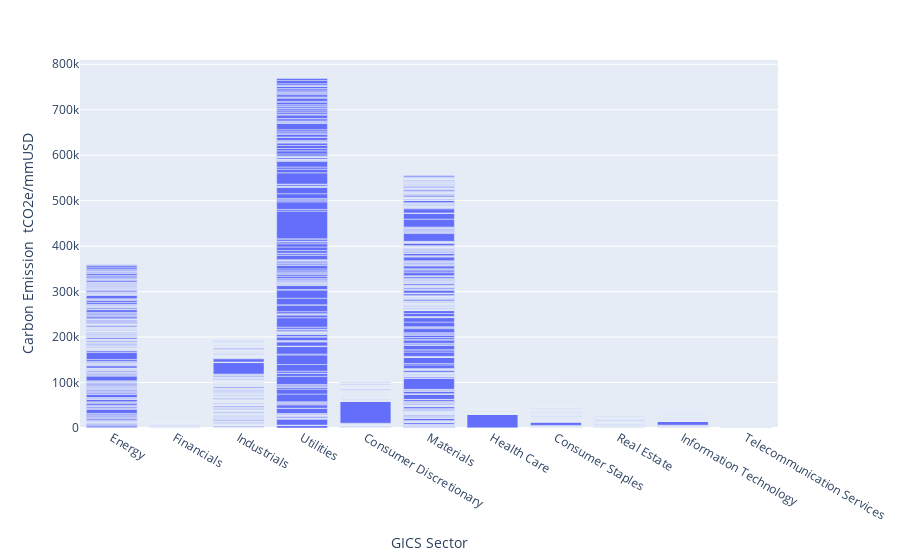

The notebook cell saved with this chart:
### Code cell
fig = px.bar(df,                                 
             x = 'GICS Sector',                 
             y = 'Carbon Emission  tCO2e/mmUSD',
             hover_data = ""
             )
fig.show()

### Figure 1 — Plotly figure (JSON) as saved in the notebook; plotly's stock layout.template omitted (floating-point values rounded to 4 significant figures; data arrays with more than 128 entries replaced by an {"elided": "..."} marker saying what was removed)
{"data": [{"alignmentgroup": "True", "hoverlabel": {"namelength": 0}, "hovertemplate": "GICS Sector=%{x}<br>Carbon Emission  tCO2e/mmUSD=%{y}", "legendgroup": "", "marker": {"color": "#636efa"}, "name": "", "offsetgroup": "", "orientation": "v", "showlegend": false, "textposition": "auto", "type": "bar", "x": {"elided": "3987 str values"}, "xaxis": "x", "y": {"elided": "3987 float values"}, "yaxis": "y"}], "layout": {"barmode": "relative", "legend": {"tracegroupgap": 0}, "margin": {"t": 60}, "xaxis": {"anchor": "y", "domain": [0, 1], "title": {"text": "GICS Sector"}}, "yaxis": {"anchor": "x", "domain": [0, 1], "title": {"text": "Carbon Emission  tCO2e/mmUSD"}}}}
